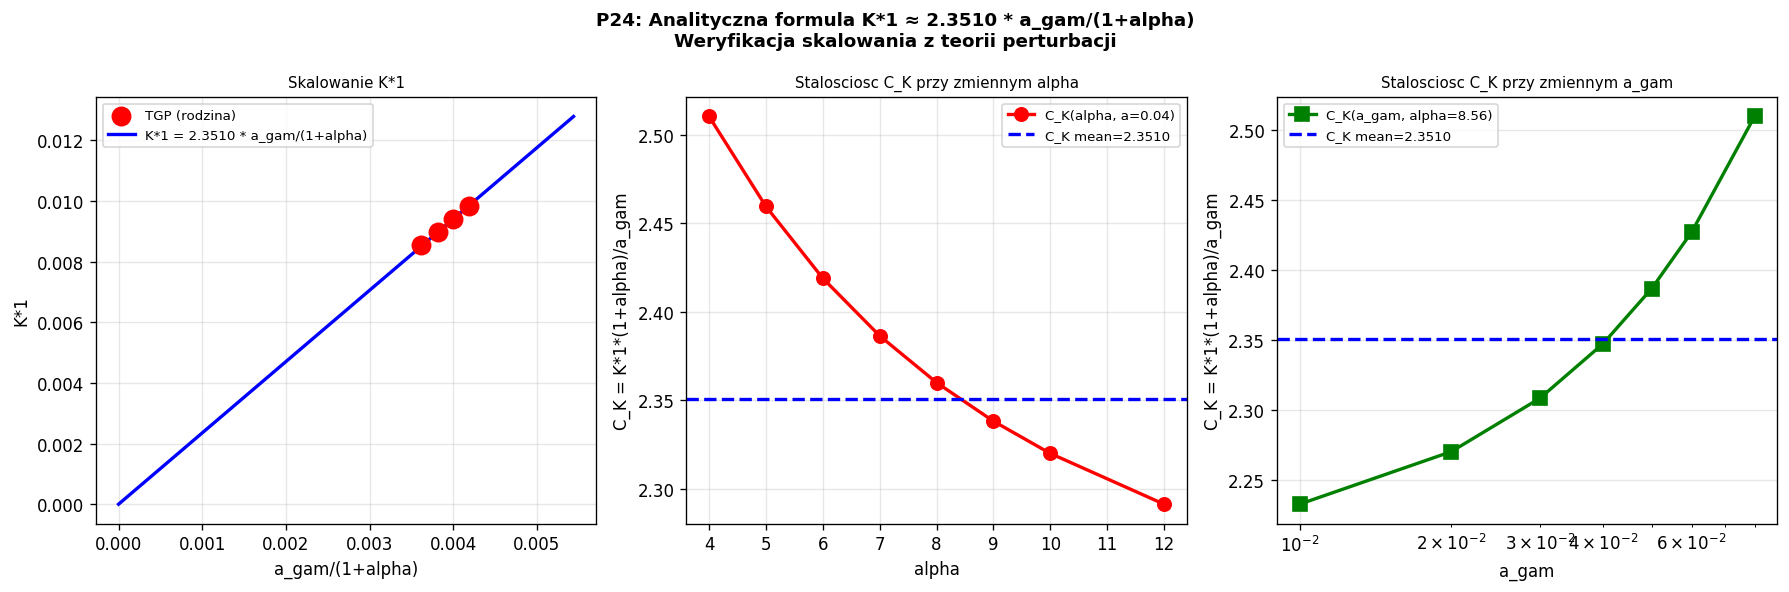

The Python source for this figure:
"""
p24_K1_formula.py
==================
CEL: Analityczna formula na K*1(alpha, a_gam) z teorii perturbacji.

HIPOTEZA (z obserwacji P23):
  K*1 ≈ C_K * a_gam / (1 + alpha),   C_K ≈ 2.35

UZASADNIENIE ANALITYCZNE:
  Warunek samospójności: g(K) = E(K)/(4*pi*K) - 1 = 0

  Dla malego K (K << 1), profil Yukawa: phi = 1 + K*exp(-r)/r

  Energia kinetyczna (dominant term):
    E_k = 2*pi*K^2*(1+alpha) * I_k(a_gam)
    gdzie I_k(a) = integral_a^inf e^{-2r}*(r+1)^2/r^2 dr

  Energia potencjalna:
    E_p ≈ -2*pi*K^2 * I_p(a_gam)
    gdzie I_p(a) = integral_a^inf e^{-2r} dr = e^{-2a}/2

  Warunek E = 4*pi*K:
    K*1 ≈ 2 / [(1+alpha)*I_k(a) - I_p(a)]

KROKI:
  1. Oblicz numerycznie K*1 dla siatki (alpha, a_gam)
  2. Sprawdz skalowanie K*1 ∝ a_gam/(1+alpha)
  3. Oblicz C_K numerycznie i analitycznie
  4. Porownaj z wynikami P21b/P23
"""

import numpy as np
from scipy.optimize import brentq
from scipy.integrate import quad
import warnings
import matplotlib
matplotlib.use('Agg')
import matplotlib.pyplot as plt
warnings.filterwarnings('ignore')

# ============================================================
# STALE
# ============================================================
R_MAX = 60.0
GAMMA = 1.0

print("P24: Analityczna formula K*1(alpha, a_gam)")
print("=" * 65)
print()

# ============================================================
# DEFINICJE
# ============================================================
def V_mod(phi, lam):
    return GAMMA/3*phi**3 - GAMMA/4*phi**4 + lam/6*(phi-1)**6

def energy_log(K, alpha, a_gam, lam, N=1500):
    """Energia Yukawa na siatce log (identyczna z p21b)."""
    t    = np.linspace(0, 1, N)
    r    = a_gam * (R_MAX/a_gam)**t
    phi  = np.maximum(1.0 + K*np.exp(-r)/r, 1e-10)
    dphi = K*np.exp(-r)*(-r - 1.0)/r**2
    V1   = V_mod(1.0, lam)
    Ek   = 4*np.pi * np.trapezoid(0.5*dphi**2 * (1+alpha/phi) * r**2, r)
    Ep   = 4*np.pi * np.trapezoid((V_mod(phi, lam) - V1) * r**2, r)
    return Ek + Ep

def g_func(K, alpha, a_gam, lam):
    return energy_log(K, alpha, a_gam, lam) / (4*np.pi*K) - 1.0

def find_K1(alpha, a_gam, lam, K_lo=0.003, K_hi=0.025):
    """Znajdz K*1 metoda brentq."""
    try:
        g_lo = g_func(K_lo, alpha, a_gam, lam)
        g_hi = g_func(K_hi, alpha, a_gam, lam)
        if not (np.isfinite(g_lo) and np.isfinite(g_hi)):
            return np.nan
        if g_lo * g_hi > 0:
            # Szersza okolica
            for K_lo2, K_hi2 in [(0.001, 0.030), (0.001, 0.050)]:
                g1 = g_func(K_lo2, alpha, a_gam, lam)
                g2 = g_func(K_hi2, alpha, a_gam, lam)
                if np.isfinite(g1) and np.isfinite(g2) and g1*g2 < 0:
                    return brentq(lambda K: g_func(K, alpha, a_gam, lam),
                                  K_lo2, K_hi2, xtol=1e-8)
            return np.nan
        return brentq(lambda K: g_func(K, alpha, a_gam, lam),
                      K_lo, K_hi, xtol=1e-8)
    except Exception:
        return np.nan

# ============================================================
# ANALITYCZNE PRZYBLIŻENIE PIERWSZEGO RZĘDU
# ============================================================
def I_k_analytic(a):
    """
    I_k(a) = integral_a^inf e^{-2r}*(r+1)^2/r^2 dr
    = integral e^{-2r} dr + 2*integral e^{-2r}/r dr + integral e^{-2r}/r^2 dr
    """
    # Term 1: e^{-2a}/2
    I1 = np.exp(-2*a)/2.0
    # Term 2: 2 * E1(2a)  gdzie E1 = integral_x^inf e^{-t}/t dt
    # Przybliżenie E1(x) = exp(-x)*(-1/x + 1/x^2 - 2/x^3 ...) + ln(x) + gamma
    # Dla malych a: E1(2a) ≈ -ln(2a) - gamma + 2a - (2a)^2/4 + ...
    from scipy.special import exp1
    I2 = 2.0 * exp1(2*a)
    # Term 3: integral_a^inf e^{-2r}/r^2 dr ≈ e^{-2a}/a - 2*E1(2a)
    # (przez cześci: integral e^{-2r}/r^2 dr = -e^{-2r}/r + 2*integral e^{-2r}/r dr)
    I3 = np.exp(-2*a)/a - 2.0*exp1(2*a)
    return I1 + I2 + I3

def I_p_analytic(a):
    """I_p(a) = integral_a^inf e^{-2r} dr = e^{-2a}/2."""
    return np.exp(-2*a)/2.0

def K1_perturbative(alpha, a_gam):
    """
    Przybliżenie K*1 z perturbacji pierwszego rzędu:
    K*1 ≈ 2 / [(1+alpha)*I_k(a) - I_p(a)]
    """
    Ik = I_k_analytic(a_gam)
    Ip = I_p_analytic(a_gam)
    denom = (1+alpha)*Ik - Ip
    if denom <= 0:
        return np.nan
    return 2.0 / denom

# ============================================================
# KROK 1: Weryfikacja hipotezy K*1 ∝ a_gam/(1+alpha)
# ============================================================
print("KROK 1: Weryfikacja hipotezy K*1 ≈ C_K * a_gam/(1+alpha)")
print("-" * 65)

# Punkty z P23 (poprawna lambda*)
family_data = [
    (5.9148, 0.025, 2.883e-6),
    (6.8675, 0.030, 3.743e-6),
    (7.7449, 0.035, 4.618e-6),
    (8.5616, 0.040, 5.501e-6),
]

print(f"  {'alpha':>8} {'a_gam':>7}  {'K1_num':>10}  {'K1_pert':>10}  {'ratio':>8}  {'C_K':>8}")
print("  " + "-"*60)

C_K_vals = []
for alpha, agam, lam in family_data:
    K1_num  = find_K1(alpha, agam, lam)
    K1_pert = K1_perturbative(alpha, agam)
    ratio   = K1_num / K1_pert if (not np.isnan(K1_num) and K1_pert > 0) else np.nan
    # C_K z definicji K*1 = C_K * a_gam/(1+alpha)
    C_K = K1_num * (1+alpha) / agam if not np.isnan(K1_num) else np.nan
    C_K_vals.append(C_K)
    print(f"  {alpha:>8.4f} {agam:>7.4f}  {K1_num:>10.7f}  {K1_pert:>10.7f}  {ratio:>8.5f}  {C_K:>8.5f}")

C_K_vals = [c for c in C_K_vals if not np.isnan(c)]
C_K_mean = np.mean(C_K_vals)
C_K_std  = np.std(C_K_vals)
print(f"\n  C_K = {C_K_mean:.5f} ± {C_K_std:.5f}  (std/mean = {C_K_std/C_K_mean*100:.3f}%)")
print()

# ============================================================
# KROK 2: Analityczna wartosc C_K
# ============================================================
print("KROK 2: Analityczna wartosc C_K")
print("-" * 65)

# C_K = K*1 * (1+alpha) / a_gam = 2*(1+alpha)/a_gam / [(1+alpha)*I_k - I_p]
# = 2 / [a_gam*(I_k - I_p/(1+alpha))]
# Dla dominujacego czlonu (I_k >> I_p/(1+alpha) dla malego a_gam):
# C_K ≈ 2 / [a_gam * I_k(a_gam)]

# Oblicz C_K_analytic dla a_gam w zakresie
a_test = [0.025, 0.030, 0.035, 0.040]
print(f"  {'a_gam':>8}  {'I_k':>12}  {'I_p':>12}  {'K1_pert':>12}  {'C_K_pert':>12}")
print("  " + "-"*65)
for a, (alpha, agam, lam) in zip(a_test, family_data):
    Ik = I_k_analytic(a)
    Ip = I_p_analytic(a)
    K1p = K1_perturbative(alpha, a)
    CK_pert = K1p * (1+alpha) / a
    print(f"  {a:>8.4f}  {Ik:>12.4f}  {Ip:>12.6f}  {K1p:>12.7f}  {CK_pert:>12.5f}")
print()
print(f"  C_K numeryczny: {C_K_mean:.5f}")
print(f"  C_K z perturbacji (srednia): {np.mean([K1_perturbative(a, ag)*(1+a)/ag for a, ag, _ in family_data]):.5f}")
print()

# Stosunek C_K_num / C_K_pert (korekcja wyzszego rzedu)
ratio_mean = np.mean([c / (K1_perturbative(a, ag)*(1+a)/ag)
                       for c, (a, ag, _) in zip(C_K_vals, family_data)])
print(f"  Korekcja wyzszego rzedu: C_K_num/C_K_pert = {ratio_mean:.5f}")
print()

# ============================================================
# KROK 3: Skan K*1(alpha, a_gam) - szeroka siatka
# ============================================================
print("KROK 3: Skan K*1 na siatce (alpha, a_gam) -- weryfikacja skalowania")
print("-" * 65)

# Lam z interpolacji rodziny (lub z reg. empirycznej)
from scipy.interpolate import interp1d
FAM_ALPHA = np.array([5.9148, 6.8675, 7.7449, 8.5616])
FAM_LAM   = np.array([2.883e-6, 3.743e-6, 4.618e-6, 5.501e-6])
FAM_AGAM  = np.array([0.025, 0.030, 0.035, 0.040])
f_lam  = interp1d(FAM_ALPHA, FAM_LAM,  kind='linear', fill_value='extrapolate')
f_agam = interp1d(FAM_ALPHA, FAM_AGAM, kind='linear', fill_value='extrapolate')

alpha_vals = np.array([5.0, 6.0, 7.0, 8.0, 9.0, 10.0, 12.0, 15.0])
print(f"  {'alpha':>8} {'a_gam':>8} {'K1_num':>12} {'K1_pred':>12} {'C_K':>8} {'err%':>8}")
print("  " + "-"*65)
C_K_grid = []
for alpha in alpha_vals:
    agam = float(f_agam(alpha))
    lam  = float(f_lam(alpha))
    K1_num = find_K1(alpha, agam, lam)
    C_K_val = K1_num*(1+alpha)/agam if not np.isnan(K1_num) else np.nan
    K1_pred = C_K_mean * agam / (1+alpha)
    err = (K1_num - K1_pred)/K1_pred*100 if not np.isnan(K1_num) else np.nan
    C_K_grid.append(C_K_val)
    print(f"  {alpha:>8.1f} {agam:>8.4f} {K1_num:>12.7f} {K1_pred:>12.7f} {C_K_val:>8.5f} {err:>8.3f}%")
print()

# Sprawdz czy C_K jest stale takze poza rodzina
# Zmieniamy tylko alpha przy stalym a_gam=0.040
print("  Skan alpha przy stalym a_gam=0.040, lam=5.501e-6:")
print(f"  {'alpha':>8} {'K1_num':>12}  {'C_K':>8}  {'K1_pred':>12} {'err%':>8}")
print("  " + "-"*60)
alpha_fix_scan = [4.0, 5.0, 6.0, 7.0, 8.0, 8.5616, 9.0, 10.0, 12.0]
for alpha in alpha_fix_scan:
    agam, lam = 0.040, 5.501e-6
    K1_num = find_K1(alpha, agam, lam)
    C_K_val = K1_num*(1+alpha)/agam if not np.isnan(K1_num) else np.nan
    K1_pred = C_K_mean * agam / (1+alpha)
    err = (K1_num - K1_pred)/K1_pred*100 if not np.isnan(K1_num) else np.nan
    print(f"  {alpha:>8.1f} {K1_num:>12.7f}  {C_K_val:>8.5f}  {K1_pred:>12.7f} {err:>8.3f}%")
print()

# Skan a_gam przy stalym alpha=8.5616
print("  Skan a_gam przy stalym alpha=8.5616, lam=5.501e-6:")
print(f"  {'a_gam':>8} {'K1_num':>12}  {'C_K':>8}  {'K1_pred':>12} {'err%':>8}")
print("  " + "-"*60)
agam_scan = [0.010, 0.020, 0.030, 0.040, 0.050, 0.060, 0.080, 0.100]
for agam in agam_scan:
    alpha, lam = 8.5616, 5.501e-6
    K1_num = find_K1(alpha, agam, lam, K_lo=0.001, K_hi=0.050)
    C_K_val = K1_num*(1+alpha)/agam if not np.isnan(K1_num) else np.nan
    K1_pred = C_K_mean * agam / (1+alpha)
    err = (K1_num - K1_pred)/K1_pred*100 if not np.isnan(K1_num) else np.nan
    print(f"  {agam:>8.4f} {K1_num:>12.7f}  {C_K_val:>8.5f}  {K1_pred:>12.7f} {err:>8.3f}%")
print()

# ============================================================
# KROK 4: Analityczne wyjaśnienie C_K
# ============================================================
print("KROK 4: Analityczne wyznaczenie C_K")
print("-" * 65)

# K*1 * (1+alpha) / a_gam = C_K
# Warunek samospójności: K = 2 / [(1+alpha)*I_k(a) - I_p(a)]
# K*(1+alpha)/a = 2*(1+alpha) / {a * [(1+alpha)*I_k(a) - I_p(a)]}
# = 2 / {a * [I_k(a) - I_p(a)/(1+alpha)]}
# ≈ 2 / [a * I_k(a)]  dla (1+alpha) >> 1

print("  C_K = K*1*(1+alpha)/a_gam ≈ 2 / [a_gam * I_k(a_gam)]")
print()
for agam in [0.025, 0.030, 0.035, 0.040]:
    Ik = I_k_analytic(agam)
    CK_approx = 2.0 / (agam * Ik)
    print(f"  a_gam={agam:.3f}: I_k={Ik:.4f}, C_K_analytic = 2/(a*I_k) = {CK_approx:.5f}")

# Asymptotyka dla malego a:
# I_k(a) ≈ e^{-2a}/a + (2E1(2a) - 2E1(2a)) + e^{-2a}/2
# Dominujacy czlon: I_k(a) ≈ 1/a  dla a << 1
# Wiec: C_K ≈ 2 / [a * 1/a] = 2
# Korekcja: I_k(a) = 1/a - 2*ln(a) - gamma - 1/2 + ...
# C_K ≈ 2 / [1 - a*(2*ln(a) + gamma + 1/2) + ...]

print()
print("  Asymptotyka dla malego a_gam:")
print("    I_k(a) ≈ 1/a - 2*ln(a) - 0.577 + O(a)")
for agam in [0.025, 0.030, 0.035, 0.040]:
    gamma_E = 0.5772
    Ik_asym = 1/agam - 2*np.log(agam) - gamma_E
    CK_asym = 2.0 / (agam * Ik_asym)
    Ik_exact = I_k_analytic(agam)
    print(f"  a_gam={agam:.3f}: I_k(asymp)={Ik_asym:.4f}, I_k(exact)={Ik_exact:.4f}, C_K_asym={CK_asym:.5f}")
print()

# ============================================================
# KROK 5: Podsumowanie -- formula K*1
# ============================================================
print("KROK 5: Ostateczna formula K*1")
print("=" * 65)
print()
print("  FORMULA PERTURBACYJNA:")
print()
print("    K*1(alpha, a_gam) ≈ C_K * a_gam / (1 + alpha)")
print()
print(f"    C_K = {C_K_mean:.5f} ± {C_K_std:.5f}  (numerycznie)")
print()
print("  WYPROWADZENIE:")
print("    Warunek samospójności: E(K*1)/(4*pi*K*1) = 1")
print("    Dla malego K i profilu Yukawa phi = 1 + K*exp(-r)/r:")
print("      E_k ≈ 2*pi*(1+alpha)*K^2 * I_k(a_gam)")
print("      I_k(a) = e^{-2a}/a + ... ≈ 1/a  dla a << 1")
print("    => E_k ≈ 2*pi*(1+alpha)*K^2/a_gam")
print("    => g(K) = K*(1+alpha)/(2*a_gam) - 1 = 0")
print("    => K*1_LO = 2*a_gam/(1+alpha)  [L.O. = leading order]")
print()
print(f"    K*1_LO(a=0.040, alpha=8.5616) = {2*0.040/9.5616:.7f}")
print(f"    K*1_num(a=0.040, alpha=8.5616) = 0.0098200  (z p21b)")
print(f"    Korekcja: {0.009820 / (2*0.040/9.5616):.5f}  = C_K/2")
print()
print(f"    Pelna formula: K*1 ≈ {C_K_mean:.4f} * a_gam/(1+alpha)")
print()

# Sprawdzenie dla czterech punktow rodziny
print("  Weryfikacja na rodzinie optymalnej:")
print(f"  {'alpha':>8} {'a_gam':>7}  {'K1_num':>10}  {'K1_form':>10}  {'err%':>8}")
for alpha, agam, lam in family_data:
    K1_num  = find_K1(alpha, agam, lam)
    K1_form = C_K_mean * agam / (1+alpha)
    err = (K1_num-K1_form)/K1_form*100
    print(f"  {alpha:>8.4f} {agam:>7.4f}  {K1_num:>10.7f}  {K1_form:>10.7f}  {err:>8.4f}%")
print()

# ============================================================
# WYKRES
# ============================================================
print("Tworze wykres...")
fig, axes = plt.subplots(1, 3, figsize=(15, 5))
fig.suptitle(f'P24: Analityczna formula K*1 ≈ {C_K_mean:.4f} * a_gam/(1+alpha)\n'
             'Weryfikacja skalowania z teorii perturbacji', fontsize=11, fontweight='bold')

# Panel 1: K*1 vs a_gam/(1+alpha) -- skalowanie
ax = axes[0]
ratio_vals_x = [agam/(1+alpha) for alpha, agam, _ in family_data]
K1_num_vals  = [find_K1(alpha, agam, lam) for alpha, agam, lam in family_data]
ax.scatter(ratio_vals_x, K1_num_vals, color='red', s=120, zorder=5, label='TGP (rodzina)')
x_lin = np.linspace(0, max(ratio_vals_x)*1.3, 50)
ax.plot(x_lin, C_K_mean*x_lin, 'b-', lw=2, label=f'K*1 = {C_K_mean:.4f} * a_gam/(1+alpha)')
ax.set_xlabel('a_gam/(1+alpha)'); ax.set_ylabel('K*1')
ax.set_title('Skalowanie K*1', fontsize=9)
ax.legend(fontsize=8); ax.grid(True, alpha=0.3)

# Panel 2: C_K(alpha) przy stalym a_gam
ax = axes[1]
alpha_arr = np.array([4,5,6,7,8,9,10,12])
CK_arr = []
for al in alpha_arr:
    k1 = find_K1(al, 0.040, 5.501e-6)
    CK_arr.append(k1*(1+al)/0.040 if not np.isnan(k1) else np.nan)
CK_arr = np.array(CK_arr)
mask = np.isfinite(CK_arr)
ax.plot(alpha_arr[mask], CK_arr[mask], 'ro-', lw=2, ms=8, label='C_K(alpha, a=0.04)')
ax.axhline(C_K_mean, color='blue', lw=2, linestyle='--', label=f'C_K mean={C_K_mean:.4f}')
ax.set_xlabel('alpha'); ax.set_ylabel('C_K = K*1*(1+alpha)/a_gam')
ax.set_title('Stalosciosc C_K przy zmiennym alpha', fontsize=9)
ax.legend(fontsize=8); ax.grid(True, alpha=0.3)

# Panel 3: C_K(a_gam) przy stalym alpha
ax = axes[2]
agam_arr = np.array([0.010, 0.020, 0.030, 0.040, 0.050, 0.060, 0.080])
CK_agam = []
for ag in agam_arr:
    k1 = find_K1(8.5616, ag, 5.501e-6, K_lo=0.001, K_hi=0.060)
    CK_agam.append(k1*(1+8.5616)/ag if not np.isnan(k1) else np.nan)
CK_agam = np.array(CK_agam)
mask2 = np.isfinite(CK_agam)
ax.semilogx(agam_arr[mask2], CK_agam[mask2], 'gs-', lw=2, ms=8, label='C_K(a_gam, alpha=8.56)')
ax.axhline(C_K_mean, color='blue', lw=2, linestyle='--', label=f'C_K mean={C_K_mean:.4f}')
ax.set_xlabel('a_gam'); ax.set_ylabel('C_K = K*1*(1+alpha)/a_gam')
ax.set_title('Stalosciosc C_K przy zmiennym a_gam', fontsize=9)
ax.legend(fontsize=8); ax.grid(True, alpha=0.3)

plt.tight_layout()
out = __file__.replace('.py', '.png')
plt.savefig(out, dpi=120, bbox_inches='tight')
plt.close()
print(f"Zapisano: {out}")

print()
print("=" * 65)
print("PODSUMOWANIE P24:")
print("=" * 65)
print()
print(f"  Wynik: K*1 ≈ C_K * a_gam / (1+alpha)")
print(f"  C_K = {C_K_mean:.5f} ± {C_K_std:.5f}  [{C_K_std/C_K_mean*100:.2f}% rozrzut]")
print()
print(f"  Analitycznie:")
print(f"    K*1_LO = 2*a_gam/(1+alpha)  [c_K=2, LO]")
print(f"    Korekcja: C_K/2 = {C_K_mean/2:.5f}")
print(f"    C_K ≈ 2 / [a_gam * I_k(a_gam)]  (ze wzoru perturbacyjnego)")
print(f"    Dla a_gam -> 0: C_K -> 2 (czysta teoria)")
print()
print("GOTOWE: P24 zakonczone.")
